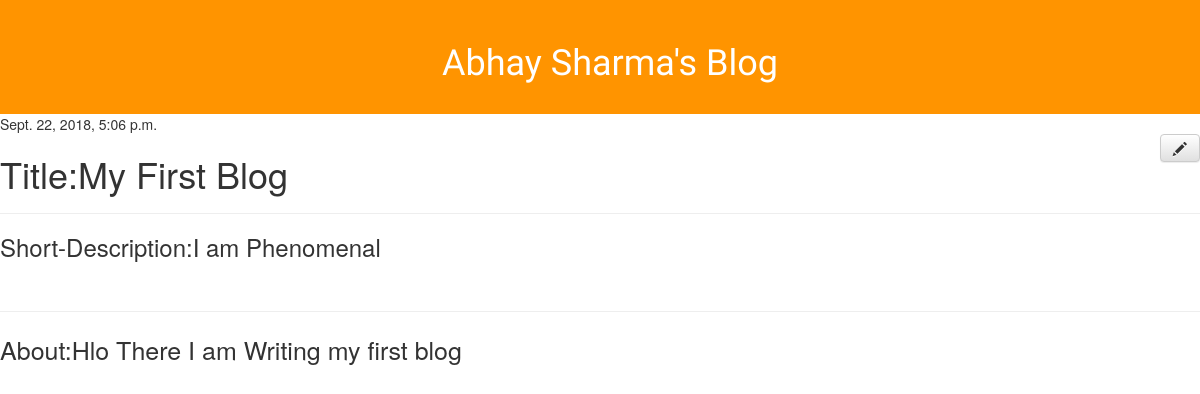
/post/1/, run on an earlier commit of the app's database.
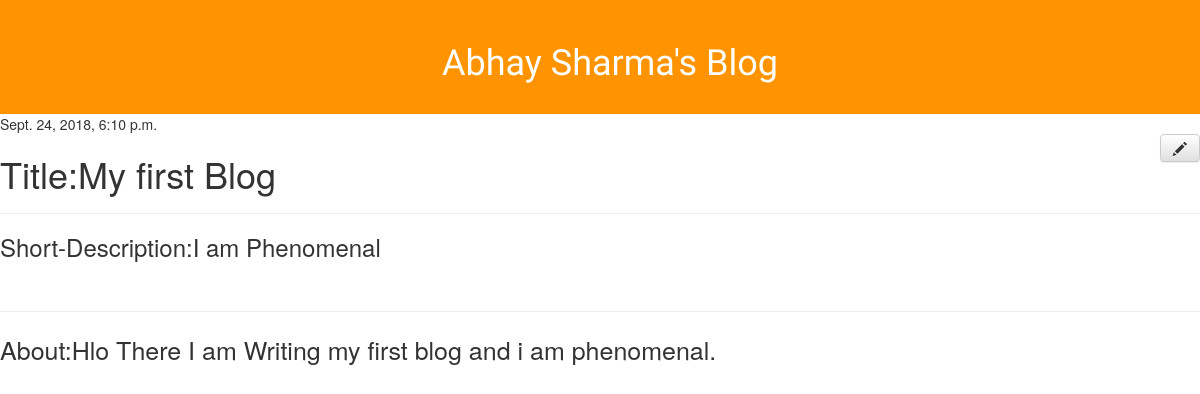
And on a later commit of the database.
### blog/models.py (models this page shows, shortened)
class Post(models.Model):
    author = models.ForeignKey('auth.user',on_delete=models.CASCADE)
    post_title = models.CharField(max_length=1000)
    short_description = models.TextField(default="I  am  Phenomenal")
    post_body = models.TextField()
    published_date = models.DateTimeField(blank=True, null=True)
    created_date = models.DateTimeField(default=timezone.now)

### blog/views.py (the view)
# urls.py: path('post/<int:pk>/', views.post_details, name='post_details'),
def post_details(request,pk):
    try:
        post=Post.objects.get(pk=pk)
    except Post.DoesNotExist:
        return render(request,'blog/error.html',{})
    return render(request, 'blog/post_details.html',  {'post': post})

### blog/templates/blog/post_details.html (shortened to what this page needs)
{% extends 'blog/base.html' %}
{% load static %}
{% block heading %}
   <div id="Post">
       <h1 id="Page_title"><a href="/"><span>Abhay Sharma's Blog</span></a></h1>
   </div>
{% endblock %}
{% block body %}
    <div id="body1">
    <div id="box">
        {% if post.published_date %}
            <div class="date">
                {{ post.published_date }}
            </div>
        {% endif %}
         <a class="btn btn-default" id="edit-btn" href="{% url 'post_edit' pk=post.pk%}"><span class="glyphicon glyphicon-pencil"  style="float: right;margin-right: 2%"></span></a>
        <h1>Title:{{ post.post_title }}</h1>
        <hr>
         <h3>Short-Description:{{ post.short_description }}</h3><br><hr style="color: #ff9400; opacity: 1">
        <p id="short-description1">About:{{ post.post_body|linebreaksbr }}</p>
    </div>
    </div>
{% endblock %}

What changed in the data, as far as the page shows it:
changed Post "I am Phenomenal": published_date "Sept. 22, 2018, 5:06 p.m." → "Sept. 24, 2018, 6:10 p.m."; post_title "My First Blog" → "My first Blog"; post_body "Hlo There I am Writing my first blog" → "Hlo There I am Writing my first blog and i am phenomenal."
